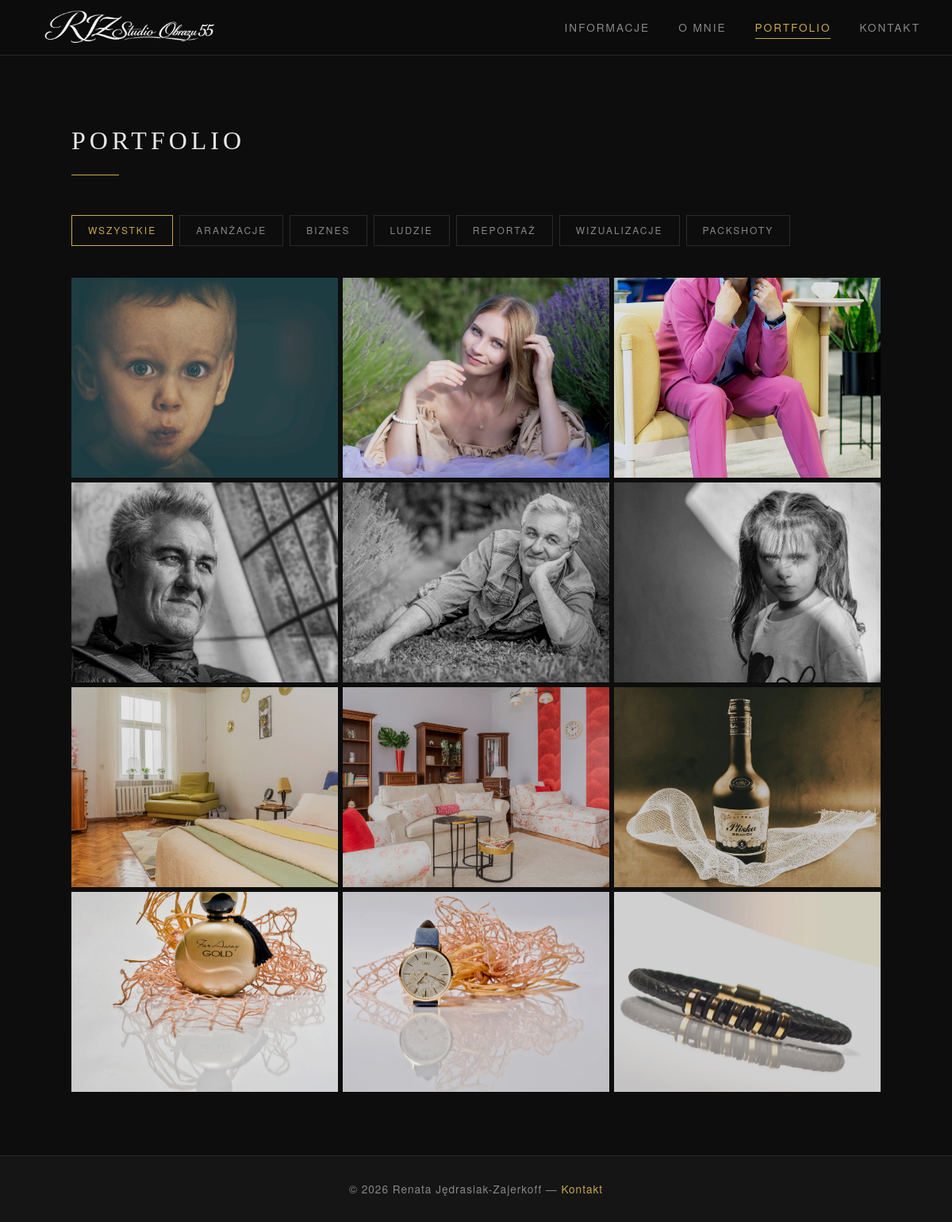
The page /portfolio/ on the database its author committed.
### portfolio/models.py (models this page shows, shortened)
class SiteInfo(models.Model):
    title = models.CharField("Tytuł strony", max_length=200, default="Fotograf")
    logo = models.ImageField("Logo (w nawigacji)", upload_to='logo/', blank=True, null=True,
                             help_text="Zalecana wysokość: 40–50px. Jeśli nie wgrasz logo, wyświetli się tekst.")
    tagline = models.CharField("Podtytuł / hasło", max_length=300, blank=True)
    hero_image = models.ImageField("Zdjęcie główne (hero)", upload_to='hero/', blank=True, null=True)
    info_content = models.TextField("Treść sekcji Informacje")
    updated_at = models.DateTimeField(auto_now=True)
    class Meta:
        verbose_name = "Informacje o stronie"
        verbose_name_plural = "Informacje o stronie"

class PortfolioCategory(models.Model):
    name = models.CharField("Nazwa kategorii", max_length=100)
    slug = models.SlugField("Slug URL", unique=True)
    order = models.PositiveIntegerField("Kolejność", default=0)
    class Meta:
        verbose_name = "Kategoria portfolio"
        verbose_name_plural = "Kategorie portfolio"
        ordering = ['order', 'name']

class PortfolioPhoto(models.Model):
    category = models.ForeignKey(
        PortfolioCategory,
        on_delete=models.SET_NULL,
        null=True, blank=True,
        related_name='photos',
        verbose_name="Kategoria"
    )
    title = models.CharField("Tytuł", max_length=200, blank=True)
    description = models.TextField("Opis", blank=True)
    image = models.ImageField("Zdjęcie", upload_to='portfolio/')
    order = models.PositiveIntegerField("Kolejność", default=0)
    is_featured = models.BooleanField("Wyróżnione (na stronie głównej)", default=False)
    created_at = models.DateTimeField(auto_now_add=True)
    class Meta:
        verbose_name = "Zdjęcie portfolio"
        verbose_name_plural = "Zdjęcia portfolio"
        ordering = ['order', '-created_at']

### portfolio/views.py (the view)
# urls.py: path('portfolio/', views.portfolio_view, name='portfolio'),
def portfolio_view(request, slug=None):
    site_info = get_site_info()
    categories = safe_db_call(
        lambda: list(PortfolioCategory.objects.all()),
        [],
        "Loading portfolio categories",
    )
    active_category = None
    if slug:
        try:
            active_category = get_object_or_404(PortfolioCategory, slug=slug)
            photos = list(PortfolioPhoto.objects.filter(category=active_category))
        except DB_EXCEPTIONS:
            logger.exception("Loading portfolio category failed.")
            active_category = None
            photos = []
    else:
        photos = safe_db_call(
            lambda: list(PortfolioPhoto.objects.all()),
            [],
            "Loading portfolio photos",
        )
    return render(
        request,
        "portfolio/portfolio.html",
        {
            "photos": photos,
            "categories": categories,
            "active_category": active_category,
            "site_info": site_info,
            "active": "portfolio",
        },
    )

### portfolio/views.py (called while the page is built)
def safe_db_call(callback, default, label):
    try:
        return callback()
    except DB_EXCEPTIONS:
        logger.exception("%s failed.", label)
        return default

def get_site_info():
    return safe_db_call(lambda: SiteInfo.objects.first(), None, "Loading site info")

### templates/portfolio/portfolio.html (shortened to what this page needs)
{% extends 'base.html' %}
{% block content %}
<div class="section">
    <h2 class="section-title">Portfolio</h2>
    <div class="category-tabs">
        <a href="{% url 'portfolio' %}" class="tab-btn {% if not active_category %}active{% endif %}">Wszystkie</a>
        {% for cat in categories %}
        <a href="{% url 'portfolio_category' cat.slug %}"
           class="tab-btn {% if active_category.slug == cat.slug %}active{% endif %}">
            {{ cat.name }}
        </a>
        {% endfor %}
    </div>
    {% if photos %}
    <div class="photo-grid">
        {% for photo in photos %}
        <div
            class="photo-item"
            data-lightbox-src="{{ photo.image.url }}"
            data-lightbox-alt="{{ photo.title }}"
            data-lightbox-title="{{ photo.title }}"
            data-lightbox-description="{{ photo.description }}"
        >
            <img src="{{ photo.image.url }}" alt="{{ photo.title }}" loading="lazy">
        </div>
        {% endfor %}
    </div>
    {% else %}
    <p class="no-photos">Brak zdjęć w tej kategorii. Dodaj je w panelu administracyjnym.</p>
    {% endif %}
</div>
{% endblock %}

### templates/base.html (shortened to what this page needs)
<!DOCTYPE html>
<html lang="pl">
<head>
</head>
<body>
<nav>
    <a href="{% url 'informacje' %}" class="nav-logo">
        {% if site_info and site_info.logo %}
            <img src="{{ site_info.logo.url }}" alt="{{ site_info.title }}" class="nav-logo-img">
        {% elif site_info %}
            {{ site_info.title }}
        {% else %}
            <span>Foto</span>grafia
        {% endif %}
    </a>
    <ul class="nav-links" id="navLinks">
        <li><a href="{% url 'informacje' %}" class="{% if active == 'informacje' %}active{% endif %}">Informacje</a></li>
        <li><a href="{% url 'o_mnie' %}" class="{% if active == 'o_mnie' %}active{% endif %}">O mnie</a></li>
        <li><a href="{% url 'portfolio' %}" class="{% if active == 'portfolio' %}active{% endif %}">Portfolio</a></li>
        <li><a href="{% url 'kontakt' %}" class="{% if active == 'kontakt' %}active{% endif %}">Kontakt</a></li>
    </ul>
</nav>
<main>
    {% block content %}{% endblock %}
</main>
<footer>
    <p>&copy; {% now "Y" %} {% if site_info %}{{ site_info.title }}{% else %}Fotograf{% endif %} &mdash;
        <a href="{% url 'kontakt' %}">Kontakt</a>
    </p>
</footer>
</body>
</html>

### rows shown on the page
SiteInfo: logo (picture), title "Renata Jędrasiak-Zajerkoff"
PortfolioCategory: name "ARANŻACJE"
PortfolioCategory: name "BIZNES"
PortfolioCategory: name "LUDZIE"
PortfolioCategory: name "REPORTAŻ"
PortfolioCategory: name "WIZUALIZACJE"
PortfolioCategory: name "PACKSHOTY"
PortfolioPhoto: image (picture)
PortfolioPhoto: image (picture)
PortfolioPhoto: image (picture)
PortfolioPhoto: image (picture)
PortfolioPhoto: image (picture)
PortfolioPhoto: image (picture)
PortfolioPhoto: image (picture)
PortfolioPhoto: image (picture)
PortfolioPhoto: image (picture)
PortfolioPhoto: image (picture)
PortfolioPhoto: image (picture)
PortfolioPhoto: image (picture)
